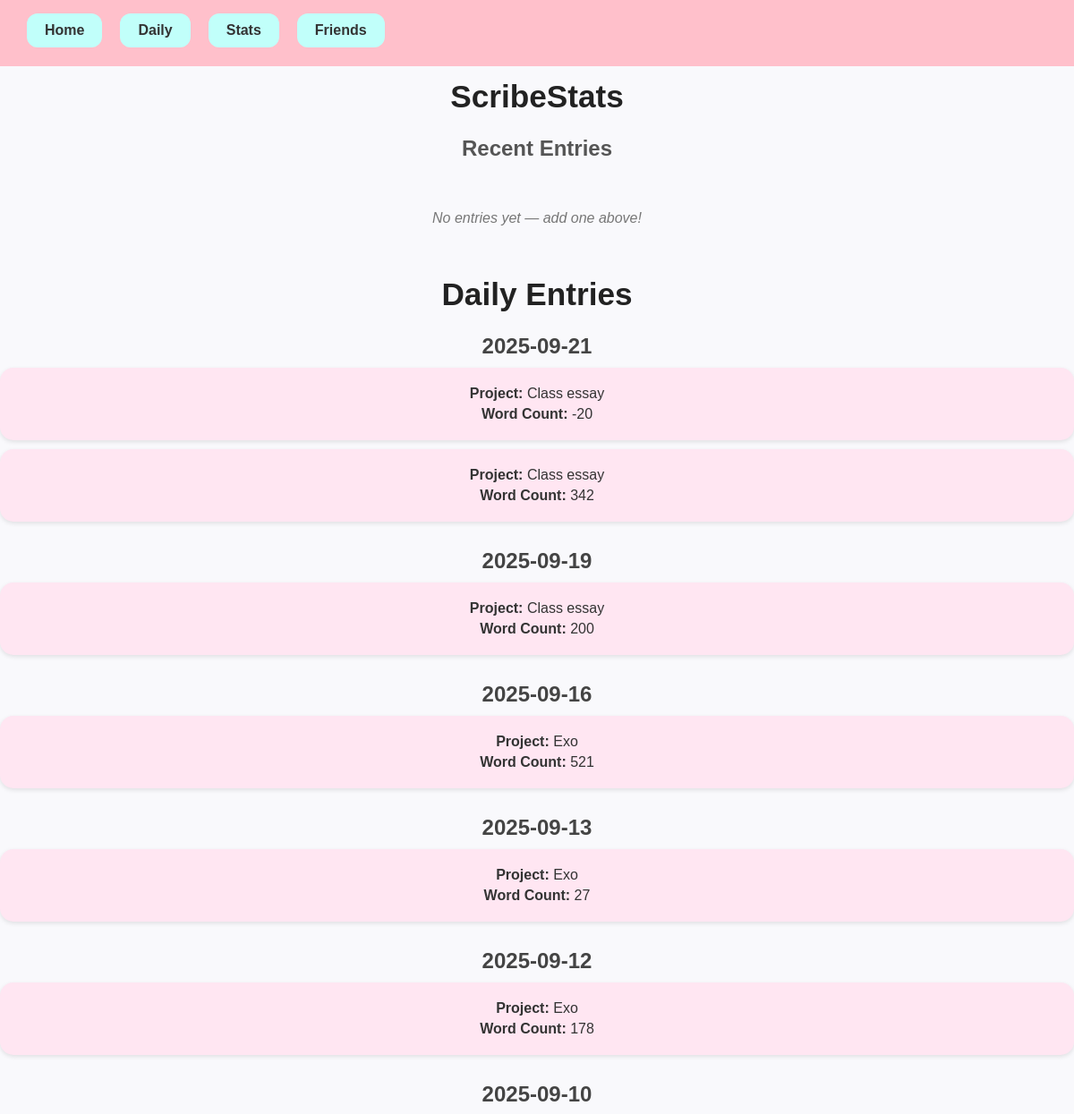
/entries (upper part), run on an earlier commit of the app's database.
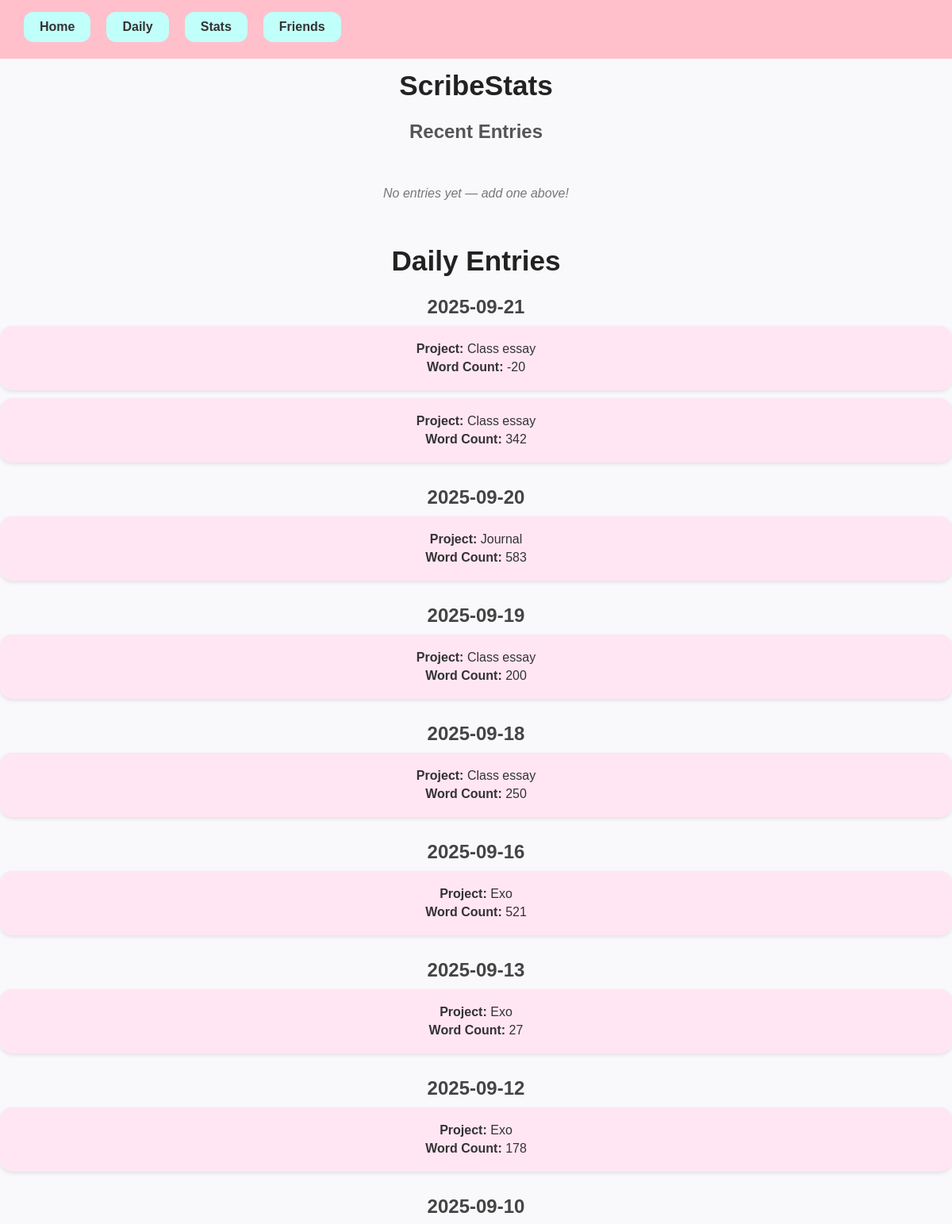
And on a later commit of the database.
### tables this page shows
CREATE TABLE writing_entries (
            id INTEGER PRIMARY KEY AUTOINCREMENT,   -- a unique ID for each entry
            entry_date TEXT,                        -- when the writing was done
            word_count INTEGER,                     -- how many words were written
            project TEXT                            -- which project it belongs to
        );

### app.py (the view)
@app.route("/entries")
def entries():
    conn = sqlite3.connect(DB_NAME)
    c = conn.cursor()
    c.execute("SELECT entry_date, word_count, project FROM writing_entries ORDER BY entry_date DESC")
    rows = c.fetchall()
    conn.close()
    grouped = {}
    for date, words, project in rows:
        if date not in grouped:
            grouped[date] = []
        grouped[date].append({"word_count": words, "project": project})
    return render_template("entries.html", grouped=grouped)

### templates/entries.html (shortened to what this page needs)
<!DOCTYPE html>
<html>
<head>
    <link rel="stylesheet" href="{{ url_for('static', filename='style.css') }}">
</head>
<body>
    <div class="banner"></div>
    <div class="navbar">
        <a href="{{ url_for('home_page') }}">Home</a>
        <a href="{{ url_for('entries') }}">Daily</a>
        <a href="{{ url_for('stats') }}">Stats</a>
        <a href="{{ url_for('friends') }}">Friends</a>
    </div>
    <h1>ScribeStats</h1>
    <h2>Recent Entries</h2>
    <div class="entries">
        {% if entries %}
            {% for entry in entries %}
                <div class="entry-card">
                    <h3>{{ entry.project }}</h3>
                    <p><strong>Date:</strong> {{ entry.date }}</p>
                    <p><strong>Word Count:</strong> {{ entry.word_count }}</p>
                </div>
            {% endfor %}
        {% else %}
            <p class="no-entries">No entries yet — add one above!</p>
        {% endif %}
    </div>
</body>
<h1>Daily Entries</h1>
{% for date, entries in grouped.items() %}
    <div class="date-group">
        <h2>{{ date }}</h2>
        {% for entry in entries %}
            <div class="entry-card">
                <p><strong>Project:</strong> {{ entry.project }}</p>
                <p><strong>Word Count:</strong> {{ entry.word_count }}</p>
            </div>
        {% endfor %}
    </div>
{% endfor %}
</html>

### static/style.css (style rules this page uses)
body { font-family: Arial, sans-serif; background: #f9f9fc; margin: 0; padding: 0; text-align: center; color: #333; }
.banner { background-color: pink; height: 54px; width: 100%; position: absolute; top: 0; left: 0; z-index: 0; }
.navbar { display: flex; justify-content: left; gap: 20px; padding: 15px 30px; position: relative; z-index: 1; }
.navbar a { background-color: #c1fffa; padding: 10px 20px; border-radius: 12px; text-decoration: none; color: black; font-weight: bold; }
.navbar a { background-color: #c1fffa; padding: 10px 20px; border-radius: 12px; text-decoration: none; font-weight: bold; color: #333; transition: background-color 0.2s; }
.banner { background-color: pink; color: #333; text-align: center; padding: 10px 0; font-size: 1.5rem; font-weight: bold; }
h1 { margin-top: 20px; font-size: 2.2rem; color: #222; }
h2 { margin-top: 10px; font-size: 1.5rem; color: #555; }
.entries { display: grid; grid-template-columns: repeat(auto-fit, minmax(250px, 1fr)); gap: 20px; padding: 20px; max-width: 1000px; margin: auto; }
.date-group { margin-bottom: 30px; }
.date-group h2 { margin-bottom: 10px; color: #444; }
.entry-card { background-color: #ffe6f2; border-radius: 15px; padding: 15px; margin-bottom: 10px; box-shadow: 0px 2px 5px rgba(0,0,0,0.1); }
.entry-card p { margin: 5px 0; font-size: 1rem; color: #333; }
.no-entries { grid-column: 1 / -1; text-align: center; font-style: italic; color: #777; }

What changed in the data, as far as the page shows it:
added writing_entries: entry_date "2025-09-20", project "Journal", word_count "583"
added writing_entries: entry_date "2025-09-18", project "Class essay", word_count "250"
